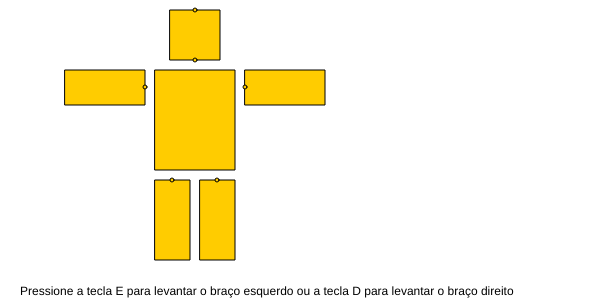
Frame 1 (no input)
Frame 60 (no input): identical to frame 1, image omitted
Frame 120 (the mouse pressed at the canvas centre since frame 60): identical to frame 1, image omitted

The p5.js sketch that drew this single still picture (run headless with seeded random() and noise() and a simulated clock; from frame 60 on, the mouse is pressed at the canvas centre):

// p5.js sketch
// ── sketch.js
var anguloDireito = 0;
var anguloEsquerdo = 0;

function setup() {
}

function draw() {
  createCanvas(600, 300);
  background(255);
  //Desenha Cabeça!
  fill(255, 204, 0);
  push();
  translate(195, 60);
  rect(-25, -50, 50, 50);
  circle(0,0,4);
  pop();
  
  //Desenha Tronco!
  push();
  translate(195, 10);
  rect(-40, 60, 80, 100);
  circle(0,0,4);
  pop();
  
  //Desenha Braço D!
  push();
  translate(145, 87);
  rotate(radians(anguloDireito))
  rect(-80, -17, 80, 35);
  circle(0,0,4);
  pop();
  
  //Desenha Braço E!
  push();
  translate(245, 87);
  rotate(radians(anguloEsquerdo))
  rect(0, -17, 80, 35);
  circle(0,0,4);
  pop();
  
  //Desenha Perna D!
  push();
  translate(172, 180);
  rect(-17, 0, 35, 80);
  fill(255, 204, 0);
  circle(0,0,4);
  pop();
  
  //Desenha Perna E!
  push();
  translate(217, 180);
  rect(-17, 0, 35, 80);
  circle(0,0,4);
  pop();

  fill(0);
  text("Pressione a tecla E para levantar o braço esquerdo ou a tecla D para levantar o braço direito", 20, height - 5);
  
}

function keyPressed() {
  //Balança Braço Direito
  if (keyCode === 68 & anguloDireito == 0) {
    anguloDireito = 30;
  } else if (keyCode === 68 & anguloDireito == 30) {
    anguloDireito = 0;
  }
  //Baalnça Braço Esquerdo 
  if (keyCode === 69 & anguloEsquerdo == 0) {
    anguloEsquerdo = -30;
  } else if (keyCode === 69 & anguloEsquerdo == -30) {
    anguloEsquerdo = 0;
  }
}
